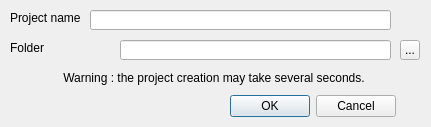
<?xml version="1.0" encoding="UTF-8"?>
<ui version="4.0">
 <class>Dialog</class>
 <widget class="QDialog" name="Dialog">
  <property name="windowModality">
   <enum>Qt::ApplicationModal</enum>
  </property>
  <property name="geometry">
   <rect>
    <x>0</x>
    <y>0</y>
    <width>431</width>
    <height>127</height>
   </rect>
  </property>
  <property name="sizePolicy">
   <sizepolicy hsizetype="Fixed" vsizetype="Fixed">
    <horstretch>0</horstretch>
    <verstretch>0</verstretch>
   </sizepolicy>
  </property>
  <property name="windowTitle">
   <string>Create a new project</string>
  </property>
  <widget class="QDialogButtonBox" name="buttonBox">
   <property name="geometry">
    <rect>
     <x>55</x>
     <y>90</y>
     <width>341</width>
     <height>32</height>
    </rect>
   </property>
   <property name="orientation">
    <enum>Qt::Horizontal</enum>
   </property>
   <property name="standardButtons">
    <set>QDialogButtonBox::Cancel|QDialogButtonBox::Ok</set>
   </property>
  </widget>
  <widget class="QLabel" name="label">
   <property name="geometry">
    <rect>
     <x>10</x>
     <y>10</y>
     <width>101</width>
     <height>16</height>
    </rect>
   </property>
   <property name="text">
    <string>Project name</string>
   </property>
  </widget>
  <widget class="QLineEdit" name="txtProjectName">
   <property name="geometry">
    <rect>
     <x>90</x>
     <y>10</y>
     <width>301</width>
     <height>20</height>
    </rect>
   </property>
  </widget>
  <widget class="QLabel" name="label_2">
   <property name="geometry">
    <rect>
     <x>10</x>
     <y>40</y>
     <width>101</width>
     <height>16</height>
    </rect>
   </property>
   <property name="text">
    <string>Folder</string>
   </property>
  </widget>
  <widget class="QLineEdit" name="txtProjectFolder">
   <property name="geometry">
    <rect>
     <x>120</x>
     <y>40</y>
     <width>271</width>
     <height>20</height>
    </rect>
   </property>
  </widget>
  <widget class="QLabel" name="label_3">
   <property name="geometry">
    <rect>
     <x>9</x>
     <y>70</y>
     <width>410</width>
     <height>16</height>
    </rect>
   </property>
   <property name="text">
    <string>Warning : the project creation may take several seconds.</string>
   </property>
   <property name="textFormat">
    <enum>Qt::AutoText</enum>
   </property>
   <property name="alignment">
    <set>Qt::AlignCenter</set>
   </property>
  </widget>
  <widget class="QToolButton" name="pushButton">
   <property name="geometry">
    <rect>
     <x>400</x>
     <y>40</y>
     <width>20</width>
     <height>20</height>
    </rect>
   </property>
   <property name="text">
    <string>...</string>
   </property>
  </widget>
 </widget>
 <resources/>
 <connections>
  <connection>
   <sender>buttonBox</sender>
   <signal>accepted()</signal>
   <receiver>Dialog</receiver>
   <slot>accept()</slot>
   <hints>
    <hint type="sourcelabel">
     <x>258</x>
     <y>84</y>
    </hint>
    <hint type="destinationlabel">
     <x>157</x>
     <y>111</y>
    </hint>
   </hints>
  </connection>
  <connection>
   <sender>buttonBox</sender>
   <signal>rejected()</signal>
   <receiver>Dialog</receiver>
   <slot>reject()</slot>
   <hints>
    <hint type="sourcelabel">
     <x>326</x>
     <y>90</y>
    </hint>
    <hint type="destinationlabel">
     <x>286</x>
     <y>111</y>
    </hint>
   </hints>
  </connection>
  <connection>
   <sender>pushButton</sender>
   <signal>clicked()</signal>
   <receiver>Dialog</receiver>
   <slot>showFolderList()</slot>
   <hints>
    <hint type="sourcelabel">
     <x>59</x>
     <y>99</y>
    </hint>
    <hint type="destinationlabel">
     <x>215</x>
     <y>63</y>
    </hint>
   </hints>
  </connection>
 </connections>
 <slots>
  <slot>showFolderList()</slot>
 </slots>
</ui>
